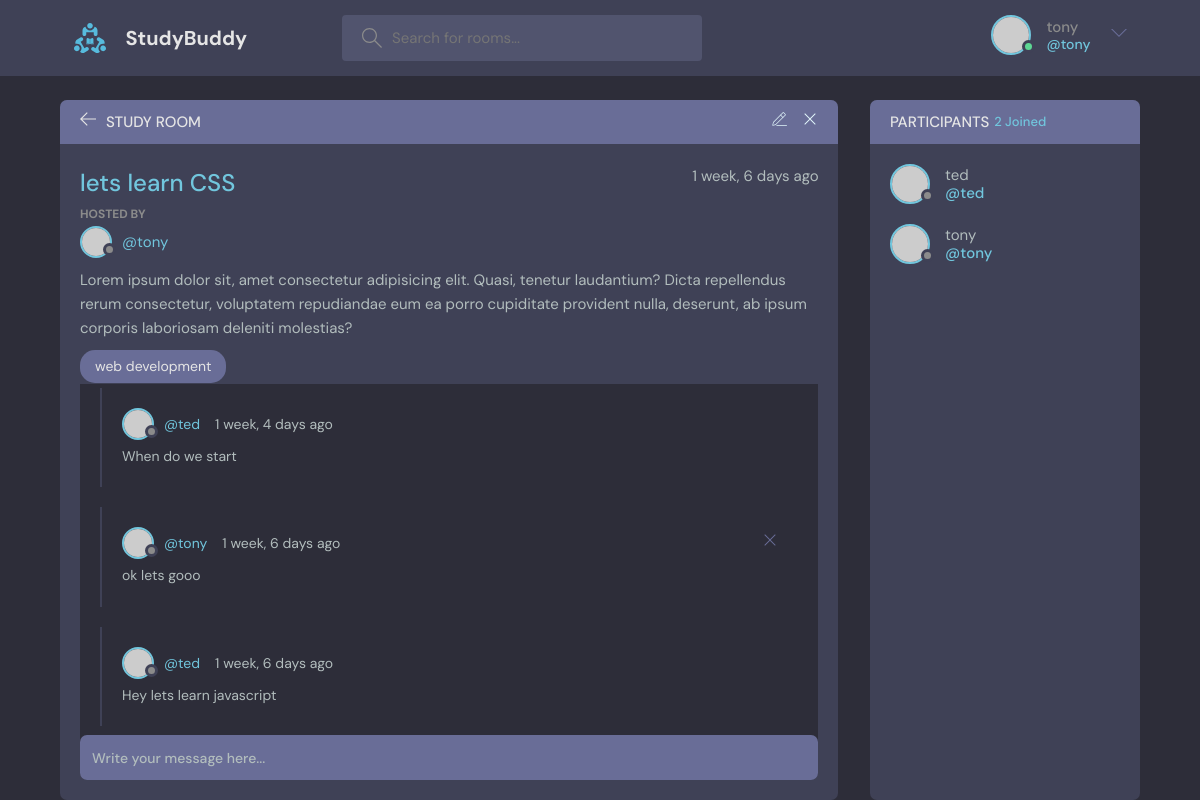
The app's page /room/2/ (signed in) with its own data.
### base/models.py (models this page shows, shortened)
class Room(models.Model):
    host = models.ForeignKey(User, on_delete=models.SET_NULL, null=True)
    topic = models.ForeignKey(Topic, on_delete=models.SET_NULL, null=True)
    name = models.CharField(max_length=200)
    description = models.TextField(null=True, blank=True)
    participants = models.ManyToManyField(User, related_name='participants', blank=True)
    updated = models.DateTimeField(auto_now=True)
    created = models.DateTimeField(auto_now_add=True)
    class Meta:
        ordering =  ['-updated', '-created']

class Topic(models.Model):
    name = models.CharField(max_length=200)
    def __str__(self):
        return self.name

class Message(models.Model):
    user = models.ForeignKey(User, on_delete=models.CASCADE)
    room = models.ForeignKey(Room, on_delete=models.CASCADE)
    body = models.TextField()
    updated = models.DateTimeField(auto_now_add=True)
    created = models.DateTimeField(auto_now_add=True)
    class Meta:
        ordering =  ['-updated', '-created']

### base/views.py (the view, shortened to what this page needs)
# urls.py: path('room/<str:pk>/', views.room, name="room"),
@login_required(login_url='/login')
def room(request, pk):
    room = Room.objects.get(id=pk)
    room_messages = room.message_set.all()
    participants = room.participants.all()
    context = {'room': room, 'room_messages': room_messages, 'participants': participants}
    return render(request, 'base/room.html', context)

### base/templates/base/room.html (shortened to what this page needs)
{% extends 'main.html' %}
{% block content %}
    <main class="profile-page layout layout--2">
      <div class="container">
        <div class="room">
          <div class="room__top">
            <div class="room__topLeft">
              <a href="{{request.META.HTTP_REFERER}}">
                <svg version="1.1" xmlns="http://www.w3.org/2000/svg" width="32" height="32" viewBox="0 0 32 32">
                  <title>arrow-left</title>
                  <path
                    d="M13.723 2.286l-13.723 13.714 13.719 13.714 1.616-1.611-10.96-10.96h27.625v-2.286h-27.625l10.965-10.965-1.616-1.607z"
                  ></path>
                </svg>
              </a>
              <h3>Study Room</h3>
            </div>
            {% if room.host == request.user %}
            <div class="room__topRight">
              <a href="{% url 'update-room' room.id %}">
              </a>
              <a href="{% url 'delete-room' room.id %}">
                <svg version="1.1" xmlns="http://www.w3.org/2000/svg" width="32" height="32" viewBox="0 0 32 32">
                  <title>remove</title>
                  <path
                    d="M27.314 6.019l-1.333-1.333-9.98 9.981-9.981-9.981-1.333 1.333 9.981 9.981-9.981 9.98 1.333 1.333 9.981-9.98 9.98 9.98 1.333-1.333-9.98-9.98 9.98-9.981z"
                  ></path>
                </svg>
              </a>
            </div>
            {% endif %}
          </div>
          <div class="room__box scroll">
            <div class="room__header scroll">
              <div class="room__info">
                <h3>{{room.name}}</h3>
                <span>{{room.created|timesince}} ago</span>
              </div>
              <div class="room__hosted">
                <p>Hosted By</p>
                <a href="{% url 'user-profile' room.host.id %}" class="room__author">
                  <div class="avatar avatar--small">
                    <img src="https://randomuser.me/api/portraits/men/37.jpg" />
                  </div>
                  <span>@{{room.host.username}}</span>
                </a>
              </div>
              <div class="room__details">
                Lorem ipsum dolor sit, amet consectetur adipisicing elit. Quasi, tenetur laudantium? Dicta repellendus
                rerum consectetur, voluptatem repudiandae eum ea porro cupiditate provident nulla, deserunt, ab ipsum
                corporis laboriosam deleniti molestias?
              </div>
              <span class="room__topics">{{room.topic}}</span>
            </div>
            <div class="room__conversation">
              <div class="threads scroll">
                {% for message in room_messages %}
                <div class="thread">
                  <div class="thread__top">
                    <div class="thread__author">
                      <a href="{% url 'user-profile' message.user.id %}" class="thread__authorInfo">
                        <div class="avatar avatar--small">
                          <img src="https://randomuser.me/api/portraits/men/37.jpg" />
                        </div>
                        <span>@{{message.user.username}}</span>
                      </a>
                      <span class="thread__date">{{message.created|timesince}} ago</span>
                    </div>
                    {% if request.user == message.user %}
                    <a href="{% url 'delete-message' message.id %}">
                      <div class="thread__delete">
                        <svg version="1.1" xmlns="http://www.w3.org/2000/svg" width="32" height="32" viewBox="0 0 32 32">
                          <title>remove</title>
                          <path
                            d="M27.314 6.019l-1.333-1.333-9.98 9.981-9.981-9.981-1.333 1.333 9.981 9.981-9.981 9.98 1.333 1.333 9.981-9.98 9.98 9.98 1.333-1.333-9.98-9.98 9.98-9.981z"
                          ></path>
                        </svg>
                      </div>
                    </a>
                    {% endif %}
                  </div>
                  <div class="thread__details">
                    {{message.body}}
                  </div>
                </div>
                {% endfor %}
              </div>
            </div>
          </div>
          <div class="room__message">
            <form action="" method="POST">
              <input name="body" placeholder="Write your message here..." />
            </form>
          </div>
        </div>
        <div class="participants">
          <h3 class="participants__top">Participants <span>{{participants.count}} Joined</span></h3>
          <div class="participants__list scroll">
            {% for user in participants %}
            <a href="{% url 'user-profile' user.id %}" class="participant">
              <div class="avatar avatar--medium">
                <img src="https://randomuser.me/api/portraits/men/37.jpg" />
              </div>
              <p>
                {{user.username}}
                <span>@{{user.username}}</span>
              </p>
            </a>
            {% endfor %}
          </div>
        </div>
      </div>
    </main>
{% endblock content %}

### templates/navbar.html (shortened to what this page needs)
{% load static %}
<header class="header header--loggedIn">
    <div class="container">
      <a href="{% url 'home' %}" class="header__logo">
        <img src="{% static 'images/logo.svg' %}" />
        <h1>StudyBuddy</h1>
      </a>
      <form class="header__search" method="GET" action="{% url 'home' %}">
        <label>
          <input name="q" placeholder="Search for rooms..." />
        </label>
      </form>
      <nav class="header__menu">
        {% if request.user.is_authenticated %}
        <div class="header__user">
          <a href="profile.html">
            <div class="avatar avatar--medium active">
              <img src="https://randomuser.me/api/portraits/men/37.jpg" />
            </div>
            <p>{{request.user.username}}<span>@{{request.user.username}}</span></p>
          </a>
          <button class="dropdown-button">
            <svg version="1.1" xmlns="http://www.w3.org/2000/svg" width="32" height="32" viewBox="0 0 32 32">
              <title>chevron-down</title>
              <path d="M16 21l-13-13h-3l16 16 16-16h-3l-13 13z"></path>
            </svg>
          </button>
        </div>
        {% else %}
        <a href="{% url 'login' %}">
          <img src="{% static 'images/avatar.svg' %}" />
          <p>Login</p>
        </a>
        {% endif %}
      </nav>
    </div>
  </header>

### records on screen
Room: name "lets learn CSS", created "1 week, 6 days", host.username "tony", topic "web development"
Message: user.username "ted", created "1 week, 4 days", body "When do we start"
Message: user.username "tony", created "1 week, 6 days", body "ok lets gooo"
Message: user.username "ted", created "1 week, 6 days", body "Hey lets learn javascript"

### other values on screen
{{ request.user.username }} "tony"
{{ participants.count }} "2"
{{ user.username }} "ted"
{{ user.username }} "tony"
